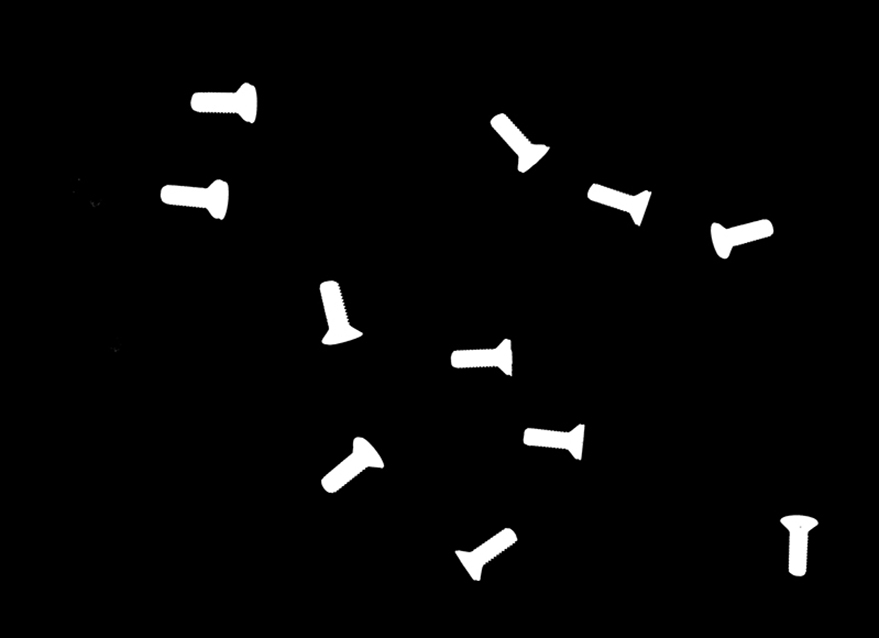
#> input picture Semana 6/19. transformaciones morfologicas/Clase1.jpg, 879 x 638 px
$ python labeling.py   (older library calls are emulated)
#> lines starting #> are read from the running program, lines starting #| are printed output that depends on the picture; after the words box and inside, x2 and y2 are one past the last pixel; in counts of white or black regions, pixels touching at a corner belong together
import cv2
import numpy as np

file='Clase1.jpg'
img = cv2.imread(file)
#> img is the input picture: shape (638, 879, 3); min 0, max 255, mean 6.7
if(img.size<1):
    print("Error")
else:
    imgray = cv2.cvtColor(img,cv2.COLOR_BGR2GRAY)
    ret,thresh = cv2.threshold(imgray,130,255,0)
#> thresh: shape (638, 879); 2.6% white; 11 white regions
    image, contours, hierarchy = cv2.findContours(thresh,cv2.RETR_LIST,cv2.CHAIN_APPROX_NONE)
#> contours = 11 contours; largest, box (x1, y1, x2, y2) and area: (161, 179, 229, 220) 1503, (191, 83, 257, 123) 1469, (321, 437, 384, 493) 1376, (320, 281, 363, 345) 1346, (711, 219, 773, 259) 1242

    cnt = contours[4]
#> cnt = contour of 166 points, box (x1, y1, x2, y2) (451, 339, 512, 376), area 1151
    imgf = cv2.drawContours(image, [cnt], 0, (0,255,0), 3)
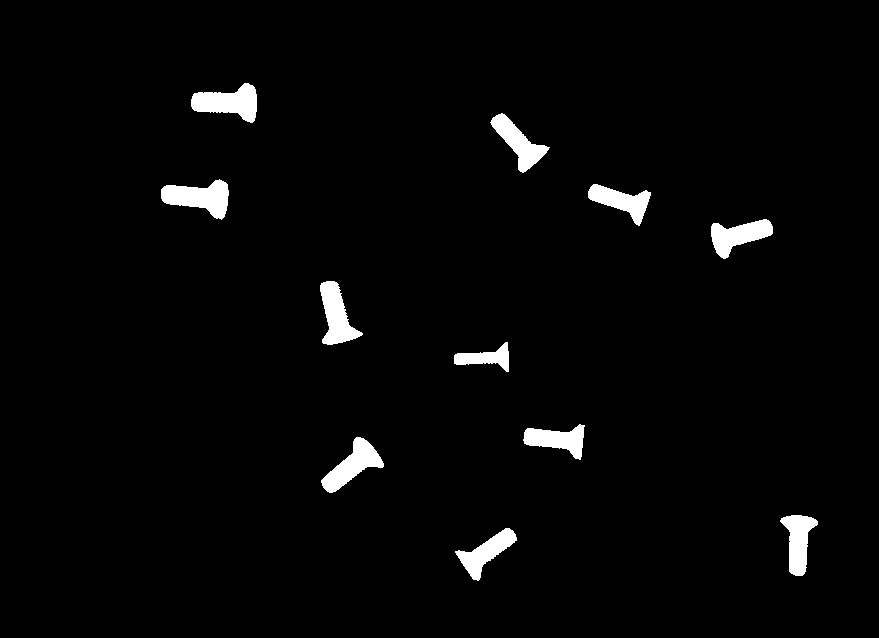
#> imgf: shape (638, 879); 2.6% white; 11 white regions, largest, box (x1, y1, x2, y2) and area: (161, 179, 229, 220) 1590, (191, 83, 257, 123) 1556, (321, 437, 384, 493) 1454

    cv2.imshow('Original',img)
    cv2.imshow('Contorno',imgf)
    cv2.waitKey(0)
